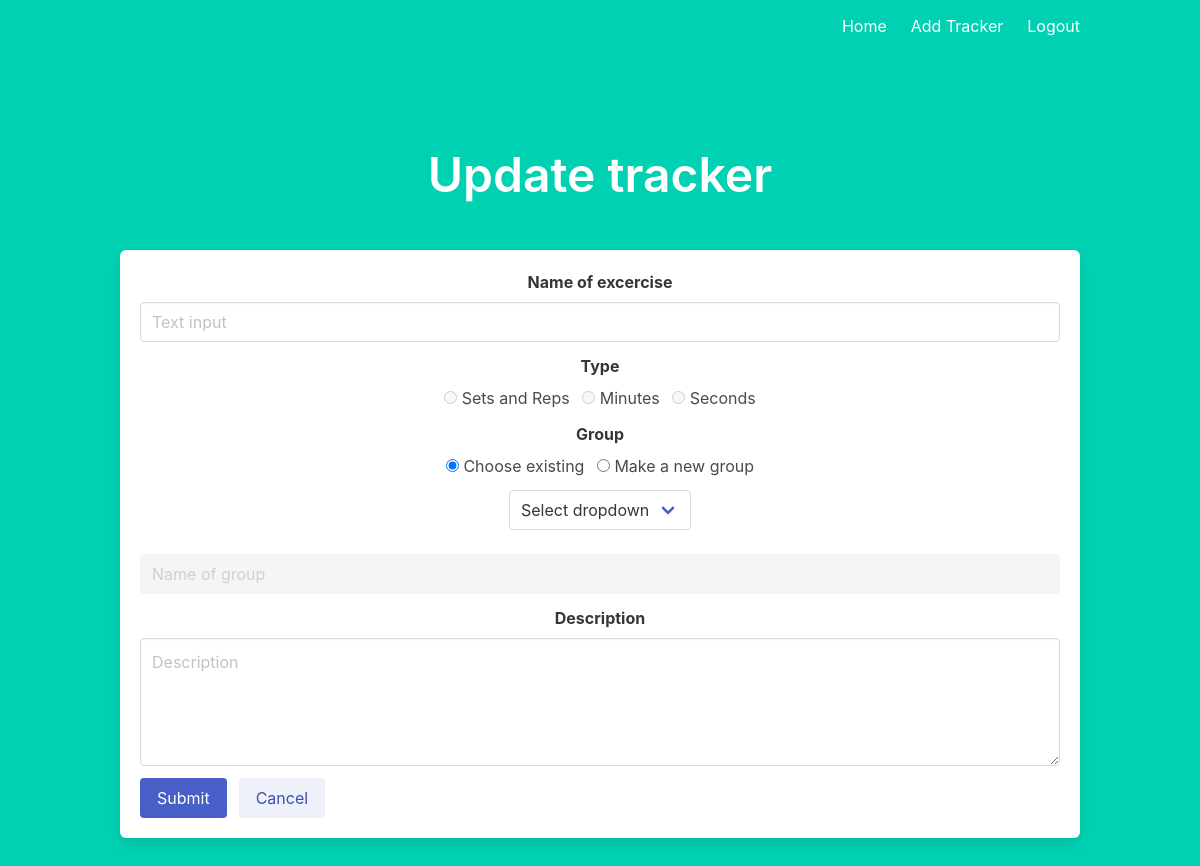
Before: /update_tracker/11 (signed in) with the older database file.
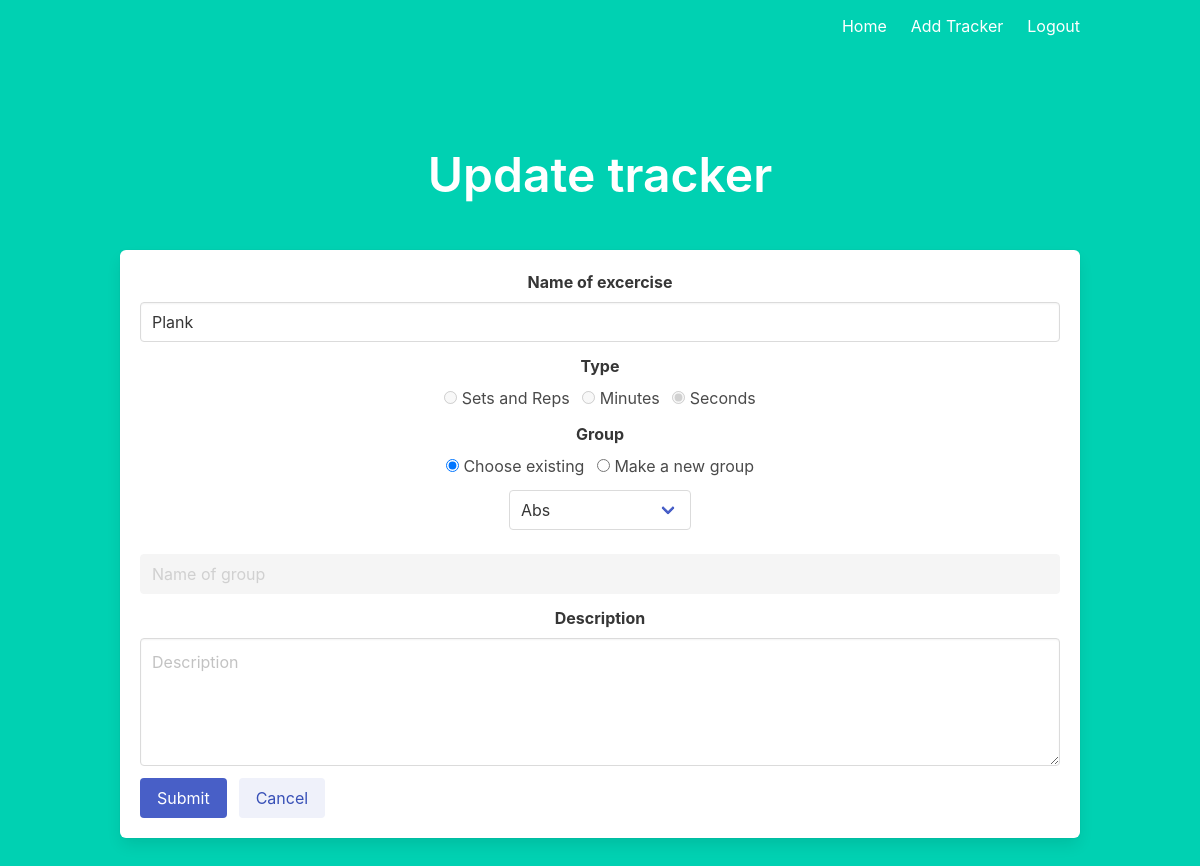
After: the same page with the newer database file.
### main.py (models this page shows)
class tracker(db.Model):
    __tablename__ = 'tracker'
    id = db.Column(db.Integer, primary_key=True,
                   autoincrement=True, nullable=False)
    name = db.Column(db.String, nullable=False)
    option = db.Column(db.String, nullable=False)
    group = db.Column(db.String, nullable=False)
    description = db.Column(db.String)
    u_id = db.Column(db.String, db.ForeignKey(user.id), nullable=False)

### main.py (the view, shortened to what this page needs)
@app.route("/update_tracker/<int:tid>", methods=['GET', 'POST'])
def update_tracker(tid):
    if 'user' not in session:
        return redirect(url_for('index'))
    username = session['user']
    if request.method == "GET":
        track = tracker.query.filter_by(id=tid).first()
        user_groups = []
        for g in group_options:
            user_groups.append(g)
        uid = user.query.filter_by(username=username).first().id
        trackers = tracker.query.filter_by(u_id=uid).all()
        for t in trackers:
            if t.group not in user_groups:
                user_groups.append(t.group)
        return render_template("update_tracker.html", tracker=track, group_options=user_groups)

### templates/update_tracker.html (shortened to what this page needs)
{% extends "layout.html" %} {% block body %}
<div class="section">
  <h1 class="title is-1">Update tracker</h1>
</div>
<form class="box" action="/update_tracker/{{tracker.id}}" method="POST" id="tracker_form">
  <div class="field">
    <label class="label">Name of excercise</label>
    <div class="control">
      <input
        class="input"
        name="name"
        type="text"
        placeholder="Text input"
        value="{{tracker.name}}"
        required
      />
    </div>
  </div>
  <div class="field">
    <label class="label">Type</label>
    <div class="control" style="margin-left: auto; margin-right: auto">
      <label class="radio">
        <input type="radio" name="type" value="Sets and Reps" {% if (tracker.option == "Sets and Reps") %} checked {% endif %} required disabled />
        Sets and Reps
      </label>
      <label class="radio">
        <input type="radio" name="type" value="Minutes" {% if (tracker.option == "Minutes") %} checked {% endif %} disabled/>
        Minutes
      </label>
      <label class="radio">
        <input type="radio" name="type" value="Seconds" {% if (tracker.option == "Seconds") %} checked {% endif %} disabled/>
        Seconds
      </label>
    </div>
  </div>
  <div class="field">
    <label class="label">Group</label>
    <div class="control">
      <label class="radio">
        <input type="radio" onclick="set()" name="choose" value="existing" checked />
        Choose existing
      </label>
      <label class="radio">
        <input type="radio" name="choose" onclick="set()" value="new" />
        Make a new group
      </label>
    </div>
  </div>
  <div class="field">
    <div class="select block">
      <select name="group" id="ddgroup"  >
        <option>Select dropdown</option>
        {% for group in group_options %}
        <option value="{{group}}" {% if (tracker.group == group) %} selected {% endif %}>{{group}}</option>
        {%endfor%}
      </select>
    </div>
    <div >
      <input
        id="grouptext"
        class="input"
        name="group"
        type="text"
        placeholder="Name of group"
        required
        disabled
      />
    </div>
  </div>
  <div class="field">
    <label class="label">Description</label>
    <div class="control">
      <textarea
        class="textarea"
        placeholder="Description"
        name="description"
        maxlength="250"
        value="{{tracker.description}}"
      ></textarea>
    </div>
  </div>
  <div class="field is-grouped">
    <div class="control">
      <button type="submit" class="button is-link">Submit</button>
    </div>
    <div class="control">
      <a href="/" class="button is-link is-light">Cancel</a>
    </div>
  </div>
</form>
{% endblock %}

Changed rows visible on the page:
added tracker: name "Plank", option "☐ Sets and Reps", option "☐ Minutes", option "☑ Seconds", group "Abs", description "Description"
Other visible differences:
form field type: "☐ Sets and Reps" → (not shown)
form field type: "☐ Minutes" → (not shown)
form field type: "☐ Seconds" → (not shown)
form field group: "Select dropdown" → (not shown)
form field description: "Description" → (not shown)
